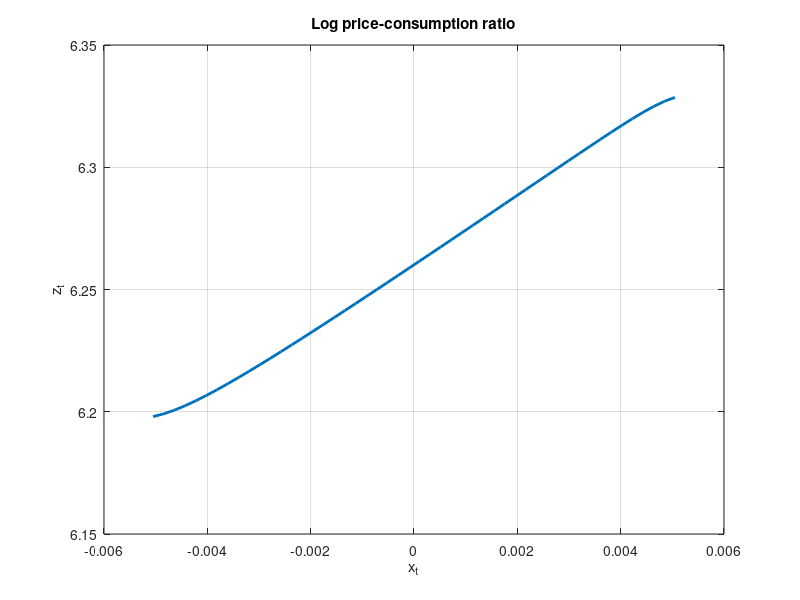
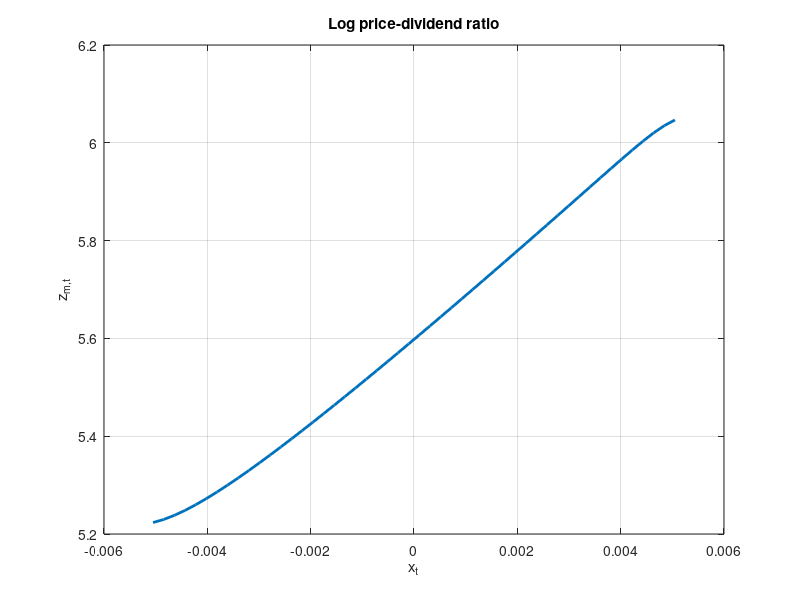
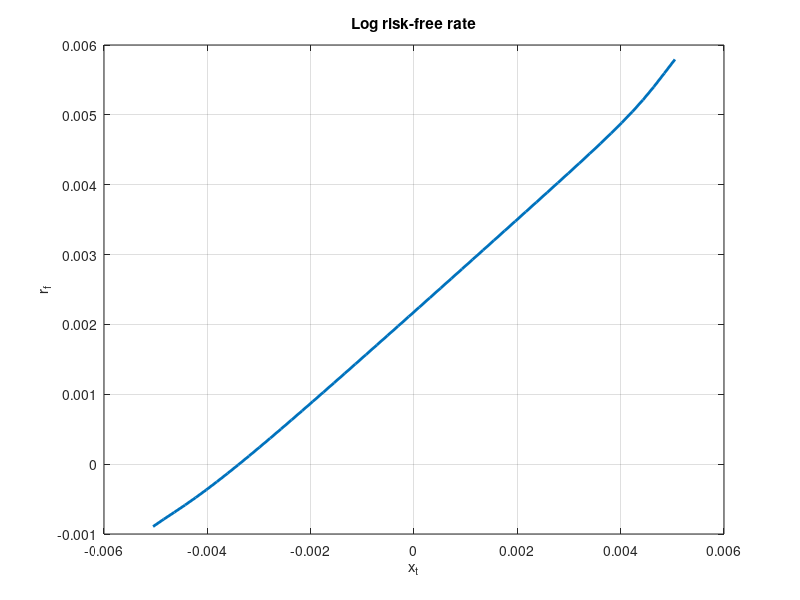
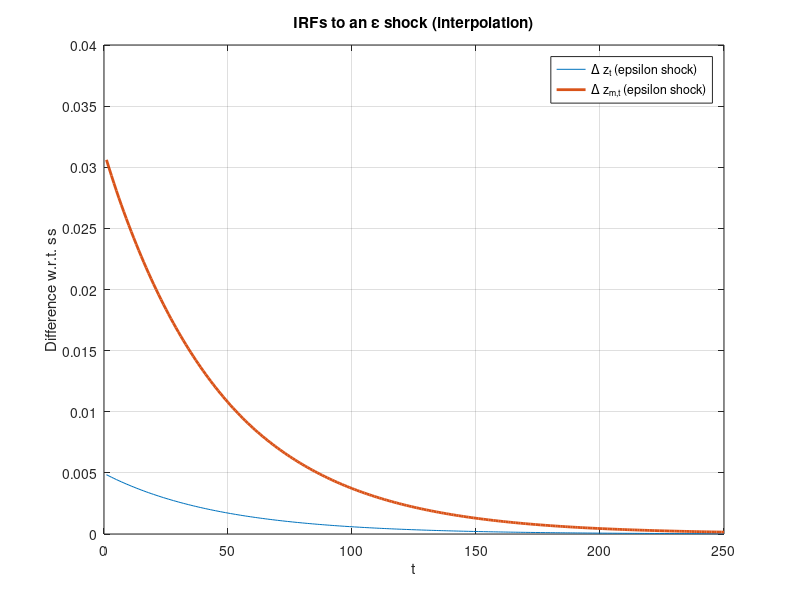

The MATLAB source for these figures, in order:
%DIEGO ALVAREZ FLORES
%BY REPLICATION: ONE STATE VARIABLE
%VFI: TAUCHEN
%JANUARY 2026

clear;
clc;
seed=202601;

%% PARAMETERS
sigma=0.0078;
mu=0.0015;
rho=0.979;
psi=1.5;
gamma=10;
beta=0.998;
phi_e=0.044;
theta=(1-gamma)/(1-1/psi);
phi=3;
mu_d=0.0015;
phi_d=4.5;

%% TAUCHEN FUNCTION
Nx=50; % Number of grid points

function [prob] = cdf_standard_normal(x)
    prob=0.5*erfc(-x/sqrt(2));
end    

function [yi,Pi] = DAF_tauchen_normal(mu,lambda,sigma_epsilon,N)
    m=3; % Standard for a normal r.v. (covers 99.7% of the distribution)
    yi=zeros(N,1);
    Pi=zeros(N,N);
    mu_y=mu/(1-lambda); % Mean of an AR(1) 
    sigma_y=((sigma_epsilon^2)/(1-lambda^2))^0.5; % Std of an AR(1) 
    yi(1)=mu_y-m*sigma_y;
    yi(N)=mu_y+m*sigma_y;
    w=(yi(N)-yi(1))/(N-1); % Distance between each gridpoint (equispaced)
    for n=2:N-1
        yi(n)=yi(n-1)+w; 
    end    
    
    % Follow Tauchen (1986):
    for j=1:N
        for k=1:N
            if k==1
                Pi(j,k)=cdf_standard_normal((yi(k)-mu-lambda*yi(j)+w/2)/sigma_epsilon);
            elseif k == N
                Pi(j,k)=1-cdf_standard_normal((yi(k)-mu-lambda*yi(j)-w/2)/sigma_epsilon);
            else
                Pi(j,k)=cdf_standard_normal((yi(k)-mu-lambda*yi(j)+w/2)/sigma_epsilon)- ...
                    cdf_standard_normal((yi(k)-mu-lambda*yi(j)-w/2)/sigma_epsilon);
            end
        end
    end
end

[x_grid,P_matrix] = DAF_tauchen_normal(0,rho,phi_e*sigma,Nx); % Get grid and transition matrix

%% VFI: POLICY FUNCTIONS
function [V1_VC] = value_function_iteration_VC1(Nx,beta,gamma,theta,mu,x_grid,sigma,P_matrix,max_iter,crit)
    V0=ones(Nx,1); % Initial value function
    terminate=0;
    it=1;
    while (terminate==0 & it<max_iter)
        V1_VC=((1-beta)+beta.*exp(((1-gamma)/theta).*(mu+x_grid)+(0.5/theta)*(1-gamma)^2*sigma^2).* (P_matrix*(V0.^(1-gamma))).^(1/theta)).^(theta/(1-gamma)); % See pdf 
        % Check for convergence
        if max(abs(V1_VC-V0))<crit
            terminate=1;
        end        
        V0=V1_VC;
        it=it+1;
    end 
end

function [V1_PC] = value_function_iteration_PC1(Nx,beta,psi,theta,mu,x_grid,sigma,P_matrix,max_iter,crit)
    V0=ones(Nx,1); % Initial value function
    terminate=0;
    it=1;
    while (terminate==0 & it<max_iter)
        V1_PC=beta.*exp((1-1/psi).*(mu+x_grid)+0.5*theta*(1-1/psi)^2*sigma^2).*(P_matrix*(1+V0).^theta).^(1/theta); % See pdf 
        % Check for convergence
        if max(abs(V1_PC-V0))<crit
            terminate=1;
        end        
        V0=V1_PC;
        it=it+1;
    end 
end

function [V1_PD] = value_function_iteration_PD1(Nx,beta,psi,theta,mu,x_grid,sigma,P_matrix,max_iter,crit,mu_d,phi,phi_d,PC)
    V0=ones(Nx,1); % Initial value function
    terminate=0;
    it=1;
    while (terminate==0 & it<max_iter)
        V1_PD=beta^theta.*exp((theta-1-theta/psi).*(mu+x_grid)+mu_d+phi*x_grid+0.5*(theta-1-theta/psi)^2*sigma^2+0.5*phi_d^2*sigma^2).* ...
            (PC).^(1-theta).*(P_matrix*(((1+PC).^(theta-1)).*(1+V0))); % See pdf 
        % Check for convergence
        if max(abs(V1_PD-V0))<crit
            terminate=1;
        end        
        V0=V1_PD;
        it=it+1;
    end 
end

max_iter=10000;
crit=1e-9;

[V1_VC] = value_function_iteration_VC1(Nx,beta,gamma,theta,mu,x_grid,sigma,P_matrix,max_iter,crit);
[V1_PC] = value_function_iteration_PC1(Nx,beta,psi,theta,mu,x_grid,sigma,P_matrix,max_iter,crit);
[V1_PD] = value_function_iteration_PD1(Nx,beta,psi,theta,mu,x_grid,sigma,P_matrix,max_iter,crit,mu_d,phi,phi_d,V1_PC);

figure(6)
plot(x_grid,log(V1_PC),'LineWidth',2)
xlabel('x_t'); ylabel('z_t')
grid on
title("Log price-consumption ratio")
saveas(figure(6),'figure6_one.png')

figure(7)
plot(x_grid,log(V1_PD),'LineWidth',2)
xlabel('x_t'); ylabel('z_{m,t}')
grid on
title("Log price-dividend ratio")
saveas(figure(7),'figure7_one.png')

function [Rf] = function1_Rf(beta,mu,psi,theta,x_grid,sigma,P_matrix,PC)
    Rf=(beta^theta.*exp((theta-1-theta/psi).*(mu+x_grid)+0.5*(theta-1-theta/psi)^2*sigma^2).*(PC).^(1-theta).*(P_matrix*((1+PC).^(theta-1)))).^(-1)-1; % See pdf
end

[Rf] = function1_Rf(beta,mu,psi,theta,x_grid,sigma,P_matrix,V1_PC);

figure(8)
plot(x_grid,log(1+Rf),'LineWidth',2)
xlabel('x_t'); ylabel('r_f')
grid on
title("Log risk-free rate")
saveas(figure(8),'figure8_one.png')

%% VFI: IRFs
function [diff_z,diff_zm] = function1_vfi1_irf_z_zm(T,x0,rho,phi_e,sigma,x_grid,V1_PC,V1_PD)
    shockSize=1;
    x=zeros(T+1,1);
    x(1)=x0;
    eps=zeros(T,1);

    eps(1)=shockSize;

    for t=1:T
        x(t+1)=rho*x(t)+phi_e*sigma*eps(t);
    end

    x_winsor=min(max(x,min(x_grid)),max(x_grid)); % I make sure that x is bewteen x_max and x_min from the Tauchen discretization
    exp_z=interp1(x_grid,V1_PC,x_winsor); % I interpolate the value of the PC ratio
    exp_zm=interp1(x_grid,V1_PD,x_winsor); % I interpolate the value of the PD ratio
    z=log(exp_z);
    zm=log(exp_zm);
    
    exp_z_ss=interp1(x_grid,V1_PC,x0); % I interpolate the value of the PC ratio
    exp_zm_ss=interp1(x_grid,V1_PD,x0); % I interpolate the value of the PD ratio
    z_ss=log(exp_z_ss);
    zm_ss=log(exp_zm_ss);
    diff_z=z-z_ss;
    diff_zm=zm-zm_ss;
end

T=250;
t=(1:T)';
x_ss=0; % Unconditional expectation of x_t

[diff1_z_eps,diff1_zm_eps] = function1_vfi1_irf_z_zm(T,x_ss,rho,phi_e,sigma,x_grid,V1_PC,V1_PD);

figure(9)
plot(t,diff1_z_eps(2:end),t,diff1_zm_eps(2:end),'LineWidth',2);
grid on;xlabel('t');ylabel('Difference w.r.t. ss');
legend('\Delta z_t (epsilon shock)','\Delta z_{m,t} (epsilon shock)','Location','Best');
title('IRFs to an \epsilon shock (interpolation)');
saveas(figure(9),'figure9_one.png')


% IRF using Tauchen transition probabilities and the difference in conditional means
function [diff_z,diff_zm] = function1_vfi2_irf_z_zm(T,x0,phi_e,sigma,x_grid,V1_PC,V1_PD,P_matrix)
    shockSize=1;
    [~,index_xss]=min(abs(x_grid-x0)); % Get where is the x closest to x0 in the grid (ss)
    x_shock=x0+phi_e*sigma*shockSize; % Get the value of x right after an epsilon shock (counterfactual)
    [~, index_x_shock]=min(abs(x_grid-x_shock)); % Get where is the x closest to x_shock in the grid
    Nx=length(x_grid);
    prob_t_ss=zeros(Nx,1);
    prob_t_ss(index_xss)=1; % In SS, the model has x=x0 with probability 1 at t=0
    prob_t_shock=zeros(Nx,1);
    prob_t_shock(index_x_shock)=1; % After the shock, the model has x=x_shock with probability 1 at t=0

    expected_ss=zeros(T+1,2);
    expected_shock=zeros(T+1,2);
    for t=0:T
        expected_ss(t+1,:)=[(prob_t_ss')*log(V1_PC),(prob_t_ss')*log(V1_PD)]; % Get the expected value of z, zm in ss path
        expected_shock(t+1,:)=[(prob_t_shock')*log(V1_PC),(prob_t_shock')*log(V1_PD)]; % Get the expected value of z, zm in a "shocked" world
        prob_t_ss=P_matrix'*prob_t_ss; % Update the probabilities using the transition matrix
        prob_t_shock=P_matrix'*prob_t_shock; % Update the probabilities using the transition matrix
    end

    diff_z=expected_shock(:,1)-expected_ss(:,1); % IRF is the difference in the conditional means
    diff_zm=expected_shock(:,2)-expected_ss(:,2); % IRF is the difference in the conditional means
end

[diff2_z_eps,diff2_zm_eps] = function1_vfi2_irf_z_zm(T,x_ss,phi_e,sigma,x_grid,V1_PC,V1_PD,P_matrix);

figure(10)
plot(t,diff2_z_eps(2:end),t,diff2_zm_eps(2:end),'LineWidth',2);
grid on;xlabel('t');ylabel('Difference w.r.t. ss');
legend('\Delta z_t (epsilon shock)','\Delta z_{m,t} (epsilon shock)','Location','Best');
title('IRFs to an \epsilon shock (transition probabilities and expectations)');
saveas(figure(10),'figure10_one.png')